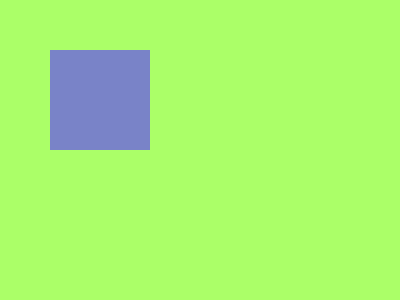
Frame 1 (no input)
Frame 60 (the mouse pressed at the canvas centre just before this capture): identical to frame 1, image omitted
Frame 120 (the mouse held since frame 60 and released just before this capture): identical to frame 1, image omitted

The Processing sketch that drew this single still picture (run headless with seeded random() and noise(); from frame 60 on, the mouse is pressed at the canvas centre):

// Processing sketch: processing_133642
// ── processing_133642.pde

/*
    Improvement over the code of Fun Programming episode 95
    http://funprogramming.org/95-Is-the-mouse-inside-a-square.html
    
    The linked code fails when dragging the rectangle too fast.
    
    This version adds a boolean, clickedInside, which becomes true
    when clicking inside the rectangle and only becomes false
    when releasing the mouse button. This fixes the high-speed drag issue.
*/
float x = 100;
float y = 100;
float sz = 100;
color bgcolor;

float current_weight = 2;
float target_weight = 2;

float current_alpha = 0;
float target_alpha = 0;

boolean clickedInside = false;

void setup() {
  size(400, 300);
  colorMode(HSB);
  noStroke();
  smooth();
  rectMode(CENTER);

  fill(random(255), 100, 200);
  bgcolor = color(random(255), 150, 255);
  background(bgcolor);
}
void draw() {
  background(bgcolor);

  if (clickedInside) {
    cursor(MOVE);
    x = lerp(x, mouseX, 0.2);
    y = lerp(y, mouseY, 0.2);
    target_weight = 10;
    target_alpha = 255;
  } else if (mouseInside()) {
    cursor(HAND);
    target_weight = 5;
    target_alpha = 255;
  } else {
    cursor(ARROW);
    target_alpha = 0;
  }

  current_weight = lerp(current_weight, target_weight, 0.2);
  strokeWeight(current_weight);

  current_alpha = lerp(current_alpha, target_alpha, 0.2);
  stroke(255, current_alpha);

  rect(x, y, sz, sz);
}
void mousePressed() {
  if (mouseInside()) {
    clickedInside = true;
  }
}
void mouseReleased() {
  clickedInside = false;
}
boolean mouseInside() {
  return mouseX > x-sz/2 && mouseX < x+sz/2 && mouseY > y-sz/2 && mouseY < y+sz/2;
}
